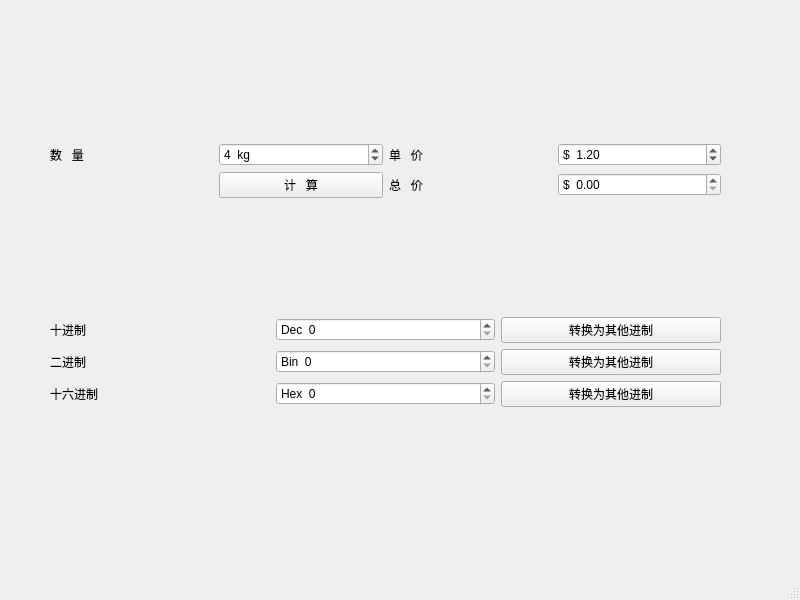
<?xml version="1.0" encoding="UTF-8"?>
<ui version="4.0">
 <class>MainWindow</class>
 <widget class="QMainWindow" name="MainWindow">
  <property name="geometry">
   <rect>
    <x>0</x>
    <y>0</y>
    <width>800</width>
    <height>600</height>
   </rect>
  </property>
  <property name="windowTitle">
   <string>MainWindow</string>
  </property>
  <widget class="QWidget" name="centralwidget">
   <widget class="QWidget" name="verticalLayoutWidget">
    <property name="geometry">
     <rect>
      <x>50</x>
      <y>50</y>
      <width>671</width>
      <height>451</height>
     </rect>
    </property>
    <layout class="QVBoxLayout" name="verticalLayout">
     <item>
      <layout class="QGridLayout" name="gridLayout">
       <item row="2" column="2">
        <widget class="QLabel" name="label_2">
         <property name="text">
          <string>单   价</string>
         </property>
        </widget>
       </item>
       <item row="2" column="1">
        <widget class="QSpinBox" name="spinWeight">
         <property name="suffix">
          <string>  kg</string>
         </property>
         <property name="value">
          <number>4</number>
         </property>
        </widget>
       </item>
       <item row="3" column="1">
        <widget class="QPushButton" name="btnCalc">
         <property name="text">
          <string>计   算</string>
         </property>
        </widget>
       </item>
       <item row="2" column="0">
        <widget class="QLabel" name="label">
         <property name="text">
          <string>数   量</string>
         </property>
        </widget>
       </item>
       <item row="3" column="2">
        <widget class="QLabel" name="label_3">
         <property name="text">
          <string>总   价</string>
         </property>
        </widget>
       </item>
       <item row="2" column="3">
        <widget class="QDoubleSpinBox" name="dspinPrice">
         <property name="prefix">
          <string>$  </string>
         </property>
         <property name="suffix">
          <string/>
         </property>
         <property name="singleStep">
          <double>0.010000000000000</double>
         </property>
         <property name="value">
          <double>1.200000000000000</double>
         </property>
        </widget>
       </item>
       <item row="3" column="3">
        <widget class="QDoubleSpinBox" name="dspinTotal">
         <property name="prefix">
          <string>$  </string>
         </property>
         <property name="suffix">
          <string/>
         </property>
         <property name="singleStep">
          <double>0.010000000000000</double>
         </property>
        </widget>
       </item>
      </layout>
     </item>
     <item>
      <spacer name="horizontalSpacer">
       <property name="orientation">
        <enum>Qt::Horizontal</enum>
       </property>
       <property name="sizeHint" stdset="0">
        <size>
         <width>40</width>
         <height>20</height>
        </size>
       </property>
      </spacer>
     </item>
     <item>
      <layout class="QGridLayout" name="gridLayout_2">
       <item row="0" column="1">
        <widget class="QSpinBox" name="spinDec">
         <property name="prefix">
          <string>Dec  </string>
         </property>
         <property name="maximum">
          <number>65536</number>
         </property>
         <property name="value">
          <number>0</number>
         </property>
        </widget>
       </item>
       <item row="1" column="0">
        <widget class="QLabel" name="label_5">
         <property name="text">
          <string>二进制</string>
         </property>
        </widget>
       </item>
       <item row="2" column="1">
        <widget class="QSpinBox" name="spinHex">
         <property name="prefix">
          <string>Hex  </string>
         </property>
         <property name="maximum">
          <number>65536</number>
         </property>
         <property name="displayIntegerBase">
          <number>16</number>
         </property>
        </widget>
       </item>
       <item row="0" column="0">
        <widget class="QLabel" name="label_4">
         <property name="text">
          <string>十进制</string>
         </property>
        </widget>
       </item>
       <item row="1" column="1">
        <widget class="QSpinBox" name="spinBin">
         <property name="prefix">
          <string>Bin  </string>
         </property>
         <property name="maximum">
          <number>65536</number>
         </property>
         <property name="displayIntegerBase">
          <number>2</number>
         </property>
        </widget>
       </item>
       <item row="2" column="0">
        <widget class="QLabel" name="label_6">
         <property name="text">
          <string>十六进制</string>
         </property>
        </widget>
       </item>
       <item row="0" column="2">
        <widget class="QPushButton" name="btnDec">
         <property name="text">
          <string>转换为其他进制</string>
         </property>
        </widget>
       </item>
       <item row="1" column="2">
        <widget class="QPushButton" name="btnBin">
         <property name="text">
          <string>转换为其他进制</string>
         </property>
        </widget>
       </item>
       <item row="2" column="2">
        <widget class="QPushButton" name="btnHex">
         <property name="text">
          <string>转换为其他进制</string>
         </property>
        </widget>
       </item>
      </layout>
     </item>
    </layout>
   </widget>
  </widget>
  <widget class="QMenuBar" name="menubar">
   <property name="geometry">
    <rect>
     <x>0</x>
     <y>0</y>
     <width>800</width>
     <height>26</height>
    </rect>
   </property>
  </widget>
  <widget class="QStatusBar" name="statusbar"/>
 </widget>
 <resources/>
 <connections/>
</ui>
